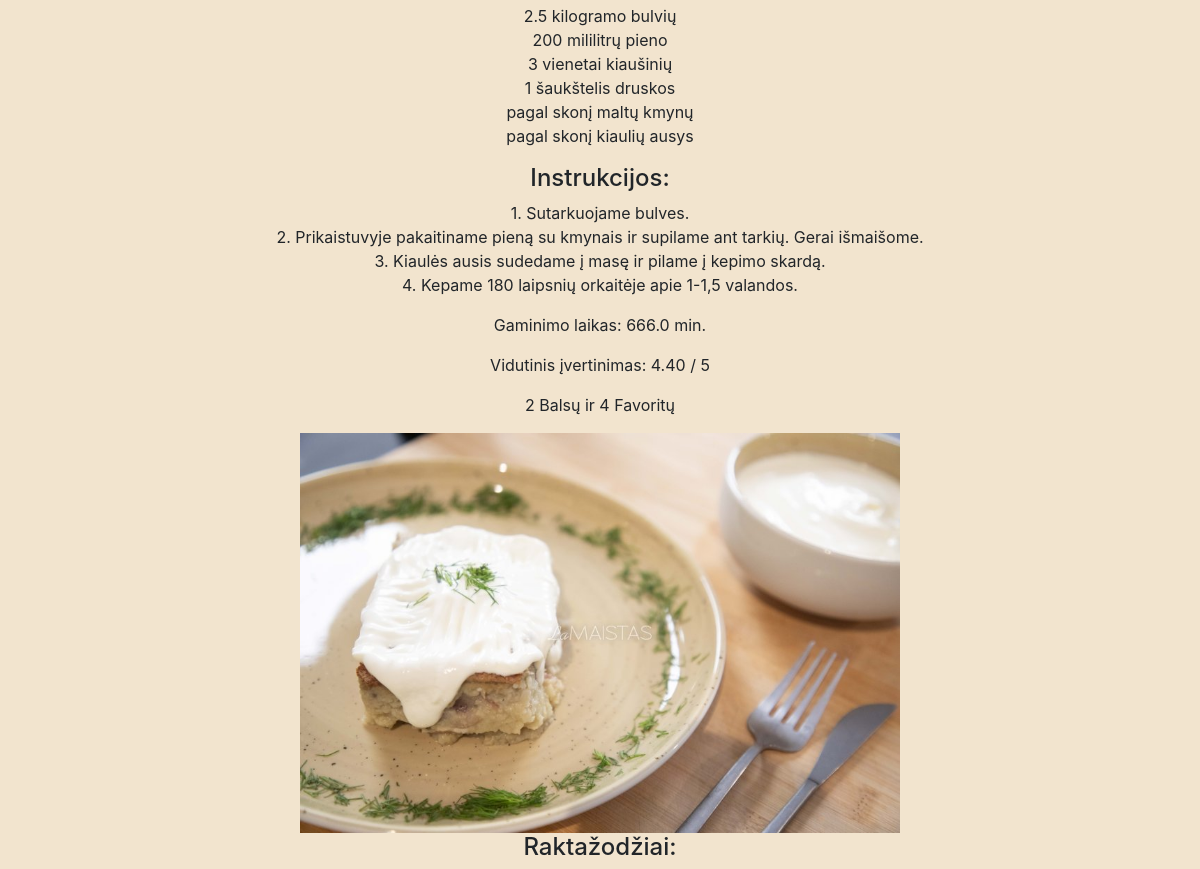
Page /recipe/36/ (middle part) on the earlier database version.
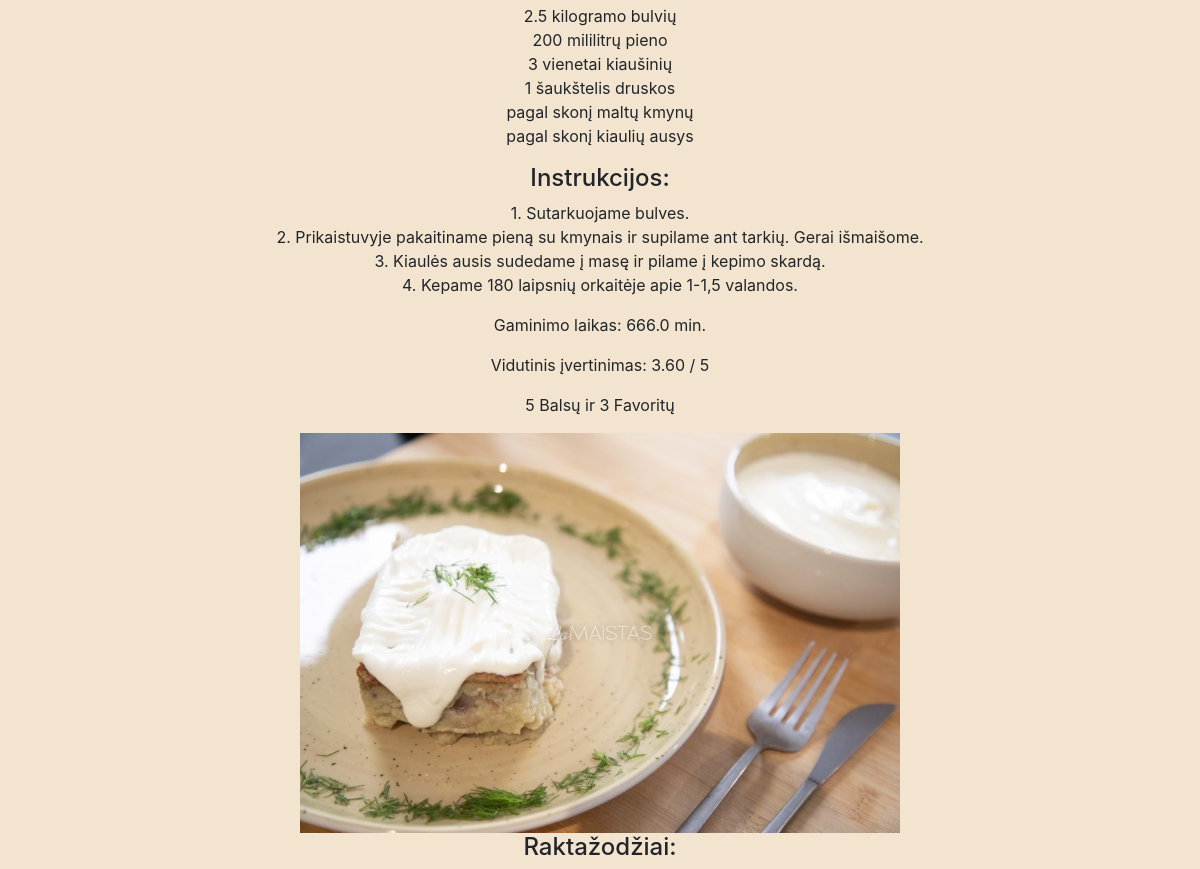
Same page on the later database version.
### Vyrtuve/models.py (models this page shows, shortened)
class Receptas(models.Model):
    titulas = models.CharField(max_length=50)
    aprasas = models.TextField(max_length=2000)
    ingridientai = models.TextField(max_length=2000)
    instrukcijos = models.TextField(max_length=2000)
    nuotrauka = models.ImageField(upload_to='receptai/', blank=True, null=True)
    gaminimo_laikas = models.FloatField()
    vidutinis_reitingas = models.FloatField(default=0)
    reitingu_kiekis = models.IntegerField(default=0)
    favoritu_kiekis = models.IntegerField(default=0)
    ar_vegetariskas = models.BooleanField(default=False)
    ar_veganiskas = models.BooleanField(default=False)
    data = models.DateTimeField(auto_now_add=True)
    sablonas = models.ForeignKey(Sablonas, on_delete=models.SET_NULL, null=True)
    profilis = models.ForeignKey(Profilis, related_name='receptai', on_delete=models.CASCADE, null=True)

### Vyrtuve/views.py (the view, shortened to what this page needs)
# urls.py: path('recipe/<int:pk>/', ReceptasDetail.as_view(), name='recipe'),
class ReceptasDetail(FormMixin, DetailView):
    model = Receptas
    context_object_name = 'recipe'
    form_class = CommentForm
    def get_context_data(self, **kwargs):
        context = super().get_context_data(**kwargs)
        context['comment_form'] = CommentForm()
        context['rating_form'] = RatingForm()
        current_user = self.request.user
        if current_user.is_authenticated:
            user_profile = current_user.profilis
        else:
            user_profile = None
        context['current_user'] = current_user
        if self.object.profilis:
            context['recipe_user'] = self.object.profilis.profilis
        else:
            context['recipe_user'] = None
        context['comments'] = Komentaras.objects.filter(receptas=self.object).order_by('-data')
        recipe_tags = self.object.raktazodziai_recepto.all()
        if recipe_tags.exists():
            recommended_recipes = Receptas.objects.filter(
                raktazodziai_recepto__raktazodis__in=recipe_tags.values_list('raktazodis', flat=True)).exclude(
                id=self.object.id)[:4]
            context['recommended_recipes'] = recommended_recipes
        else:
            context['recommended_recipes'] = []
        if user_profile:
            user_rating = Reitingas.objects.filter(receptas=self.object, profilis=user_profile).first()
            if user_rating:
                context['user_rating'] = user_rating.reitingas
                context['is_favorite'] = user_rating.favoritas
            else:
                context['user_rating'] = None
                context['is_favorite'] = False
        else:
            context['user_rating'] = None
            context['is_favorite'] = False
        context['rating_form'] = RatingForm(initial={
            'reitingas': context['user_rating'],
            'favoritas': context['is_favorite']
        })
        return context
    def get_template_names(self):
        sablonas = self.object.sablonas
        if sablonas.pavadinimas == 'Paprastas':
            return ['recipe_detail_template_1.html']
        elif sablonas.pavadinimas == 'Horizontalus':
            return ['recipe_detail_template_2.html']
        elif sablonas.pavadinimas == 'Dvi nuotraukos':
            return ['recipe_detail_template_3.html']
        else:
            return ['recipe_detail.html']

### Vyrtuve/models.py (called while the page is built)
    def __str__(self):
        return self.raktazodis

### Vyrtuve/templates/recipe_detail_template_1.html (shortened to what this page needs)
{% extends 'base.html' %}
{% block content %}
<br><br>
<br>
<p>{{ recipe.ingridientai|linebreaksbr }}</p>
<h4>Instrukcijos:</h4>
<p>{{ recipe.instrukcijos|linebreaksbr }}</p>
<p>Gaminimo laikas: {{ recipe.gaminimo_laikas }} min.</p>
<p>Vidutinis įvertinimas: {{ recipe.vidutinis_reitingas|floatformat:2 }} / 5</p><p>{{ recipe.reitingu_kiekis }} Balsų ir
    {{ recipe.favoritu_kiekis }} Favoritų</p>
{% if recipe.nuotrauka %}
<img class="recipe-image" src="{{ recipe.nuotrauka.url }}" alt="{{ recipe.titulas }}">
{% endif %}
<h4>Raktažodžiai:</h4>
{% endblock %}

Differences in the rows shown:
changed Receptas: vidutinis_reitingas "4.40" → "3.60"; reitingu_kiekis "2" → "5"; favoritu_kiekis "4" → "3"
